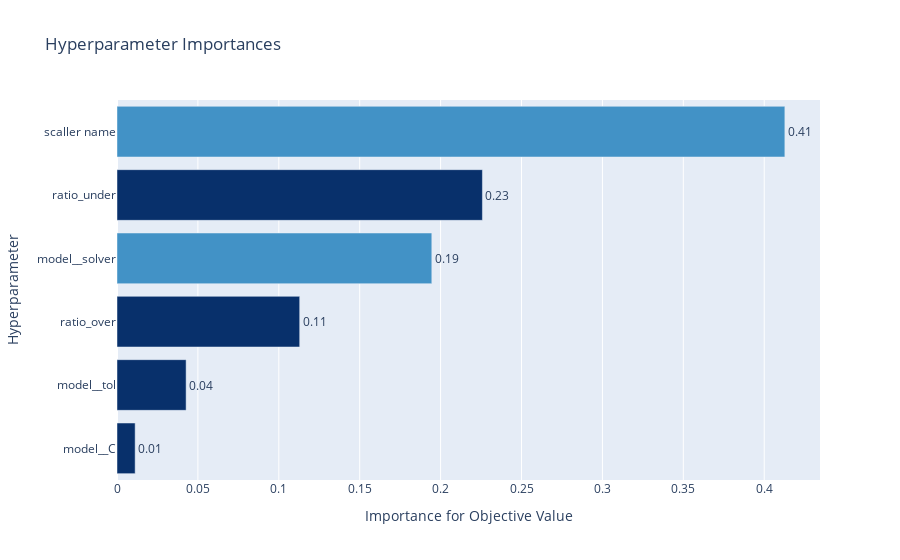

Notebook source saved alongside this figure:
### Code cell
# Visualize parameter importances. 
optuna.visualization.plot_param_importances(study)

### Figure 1 — Plotly figure (JSON) as saved in the notebook; plotly's stock layout.template omitted (floating-point values rounded to 4 significant figures)
{"data": [{"cliponaxis": false, "hovertemplate": ["model__C (UniformDistribution): 0.011217573227552919<extra></extra>", "model__tol (LogUniformDistribution): 0.042715344441743235<extra></extra>", "ratio_over (UniformDistribution): 0.112908218373342<extra></extra>", "model__solver (CategoricalDistribution): 0.19456391964395078<extra></extra>", "ratio_under (UniformDistribution): 0.22583799682270134<extra></extra>", "scaller name (CategoricalDistribution): 0.4127569474907096<extra></extra>"], "marker": {"color": ["rgb(8,48,107)", "rgb(8,48,107)", "rgb(8,48,107)", "rgb(66,146,198)", "rgb(8,48,107)", "rgb(66,146,198)"]}, "orientation": "h", "text": ["0.011217573227552919", "0.042715344441743235", "0.112908218373342", "0.19456391964395078", "0.22583799682270134", "0.4127569474907096"], "textposition": "outside", "texttemplate": "%{text:.2f}", "type": "bar", "x": [0.01122, 0.04272, 0.1129, 0.1946, 0.2258, 0.4128], "y": ["model__C", "model__tol", "ratio_over", "model__solver", "ratio_under", "scaller name"]}], "layout": {"autosize": true, "showlegend": false, "title": {"text": "Hyperparameter Importances"}, "xaxis": {"autorange": true, "range": [0, 0.4345], "title": {"text": "Importance for Objective Value"}, "type": "linear"}, "yaxis": {"autorange": true, "range": [-0.5, 5.5], "title": {"text": "Hyperparameter"}, "type": "category"}}}
